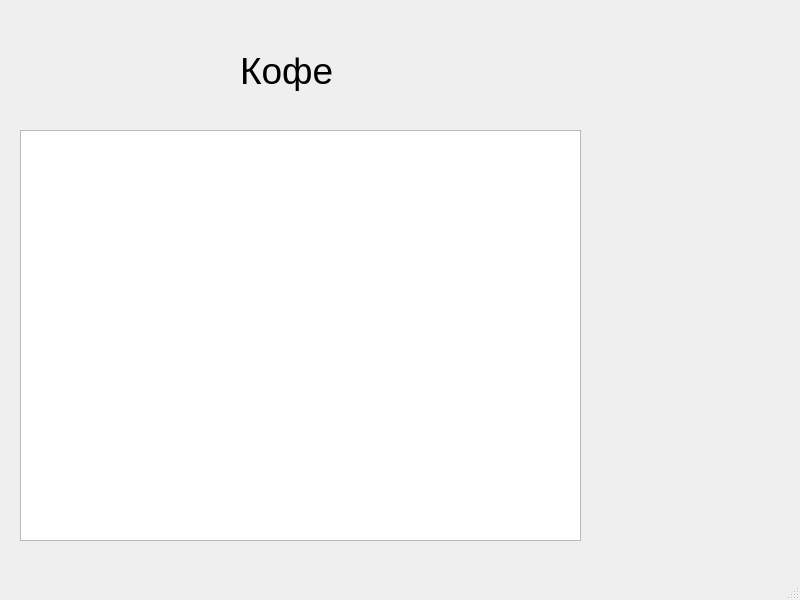
<?xml version="1.0" encoding="UTF-8"?>
<ui version="4.0">
 <class>MainWindow</class>
 <widget class="QMainWindow" name="MainWindow">
  <property name="geometry">
   <rect>
    <x>0</x>
    <y>0</y>
    <width>800</width>
    <height>600</height>
   </rect>
  </property>
  <property name="windowTitle">
   <string>MainWindow</string>
  </property>
  <widget class="QWidget" name="centralwidget">
   <widget class="QLabel" name="label">
    <property name="geometry">
     <rect>
      <x>240</x>
      <y>50</y>
      <width>101</width>
      <height>41</height>
     </rect>
    </property>
    <property name="font">
     <font>
      <pointsize>28</pointsize>
     </font>
    </property>
    <property name="text">
     <string>Кофе</string>
    </property>
   </widget>
   <widget class="QTableWidget" name="tableWidget">
    <property name="geometry">
     <rect>
      <x>20</x>
      <y>130</y>
      <width>561</width>
      <height>411</height>
     </rect>
    </property>
   </widget>
  </widget>
  <widget class="QMenuBar" name="menubar">
   <property name="geometry">
    <rect>
     <x>0</x>
     <y>0</y>
     <width>800</width>
     <height>21</height>
    </rect>
   </property>
  </widget>
  <widget class="QStatusBar" name="statusbar"/>
 </widget>
 <resources/>
 <connections/>
</ui>
